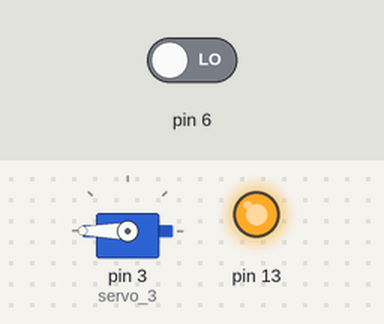
The sketch below on a simulated Arduino Uno, built with avr-gcc and run on an emulated ATmega328P. Parts: servo, output pins drawn as LEDs (lit = HIGH). The inputs (shaded band) are chosen by the test bench; at power-on: pin 6 LOW. Pins used as bus, display or sensor lines are not drawn.

Above: at 6.8 s.
6.9 s: pin 6 driven HIGH
At 13.1 s:
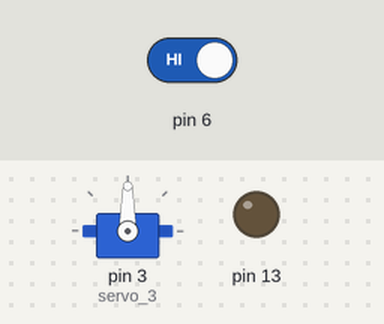
13.5 s: pin 6 driven LOW
At 14.3 s:
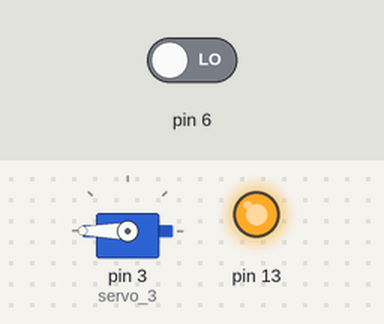
Timing chart, 0 to 16.5 s (numbered marks = the images above; inputs shaded):
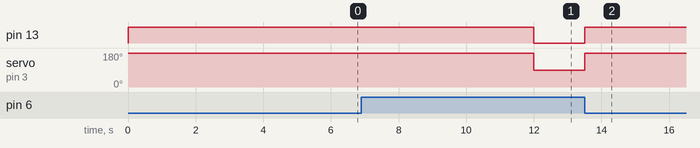

The sketch:

Automatic_Boom_Barrier_-_IR_sensor.ino
```cpp
/*
  This Code is written by Rahul Sharma for Yolabs.
IR sensors and its applications.
Controls A microservo & Turns inbuild LED on and off using IR proximity sensor.
Note: IR senosr works on the principle that it will detect the light reflecting back.
So any black surface  = Nothing in front of sensor (by default signal pin is high)
So any white surface  =  LIght is reflecting (signal pin is low)

 www.yolabs.in - 2020

*/

// the setup function runs once when you press reset or power the board
#include <Servo.h>


int foo=1;
Servo servo_3;

void setup()
{
  foo++;
  pinMode(6, INPUT);
  servo_3.attach(3, 500, 2500);
  Serial.begin(9600);
  pinMode(8, OUTPUT); // will use for sensor 5V supply
  digitalWrite(8,HIGH); //as Arduino has only one 5V pin we are using pin 8 for IR sensor

  pinMode(13, OUTPUT);
}

void loop()
{
  if (digitalRead(6) == 1) {
    //Serial.println("I am High");
    digitalWrite(13, LOW);
    servo_3.write(90);
    delay(10); // Wait for 1000 millisecond(s)
  }
  if( digitalRead(6) == 0){
    digitalWrite(13, HIGH);
    //Serial.println("I am Low");
    servo_3.write(180);
    delay(6000);
  }
}
```

Measured:
- after the input at 6.9 s, pin 13: HIGH → LOW after 5.1 s; servo on pin 3 (servo_3): 180° → 90° after 5.1 s
- after the input at 13.5 s, pin 13: LOW → HIGH at once; servo on pin 3 (servo_3): 90° → 180° at once
